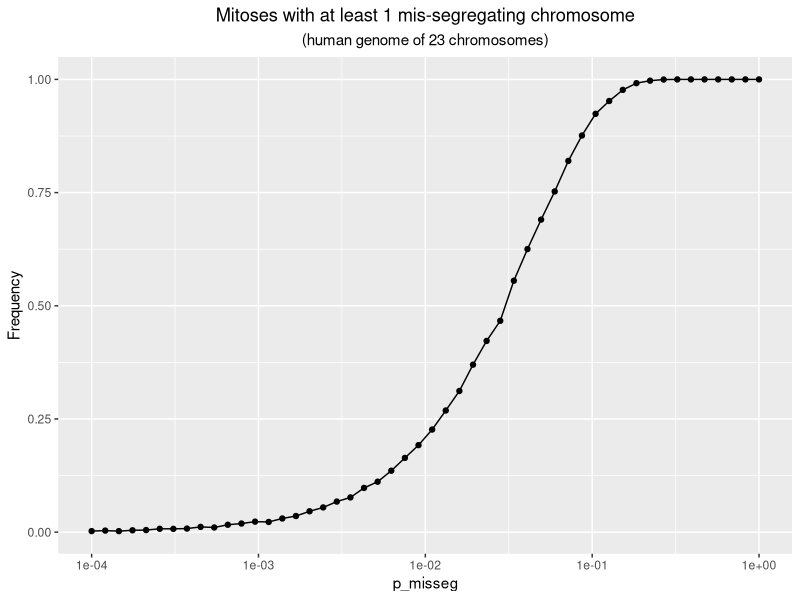
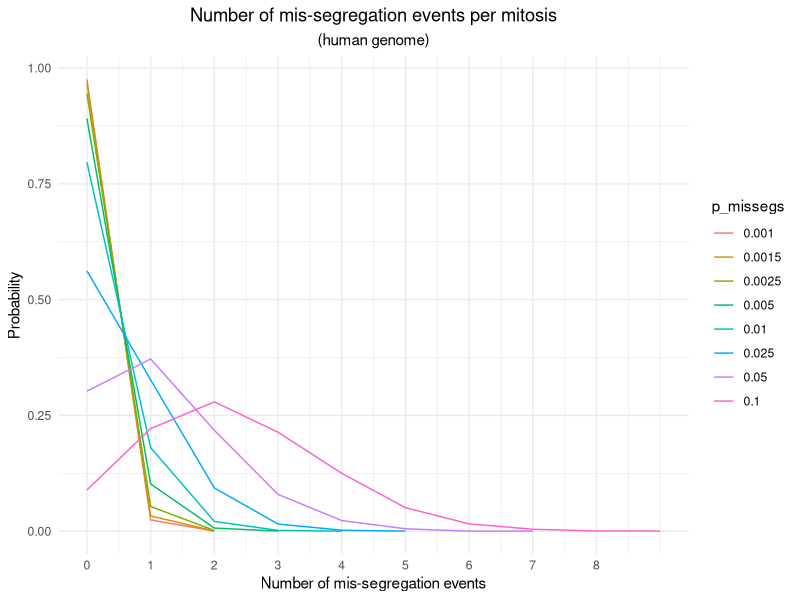

Source code (R) for these figures, in order:
library(ggplot2)
library(dplyr)
library(tidyr)
library(purrr)

# MAGIC VARIABLES
N_CHROM <-  23 # human chromosome count
REPEATS <- 10000

# sets the wd to the node directory, otherwise plot saving doesn't work
TMP_DIR <- Sys.getenv("TMPDIR")
setwd(TMP_DIR)

# creates dir to store our figures in later
plot_dir <- file.path(
  TMP_DIR,
  "plots"
)
output_dir <- file.path(
  TMP_DIR,
  "results"
)

if (!dir.exists(plot_dir)){
  dir.create(plot_dir, recursive = TRUE)
}

if (!dir.exists(output_dir)){
  dir.create(output_dir, recursive = TRUE)
}

# function to test how many chromosomes missegregated
test_misseg_count <- function(p_misseg, N_CHROM = 23){
  misseg_count <- sum(runif(N_CHROM, 0, 1) < p_misseg)
  return(misseg_count)
}

# function to test whether a chromosome missegregated
test_misseg <- function(p_misseg, N_CHROM = 23){
  misseg_count <- sum(runif(N_CHROM, 0, 1) < p_misseg)
  if (misseg_count > 0){
    return(TRUE)
  }else{
    return(FALSE)
  }
}

# Figure S4c
# generate series of pMisseg values
pMissegs <- 10^seq(-4, 0, length.out = 50)

# dataframe for later plotting
plot_frame <- data.frame(
  p_misseg = pMissegs,
  prob_1_misseg = NA
)

# gets the misseg probability for all p_misseg values
for (i in 1:nrow(plot_frame)){
  row <- plot_frame[i, ]
  # nasty 1 liner, checks what probability there is of at least 1 misseg
  row$prob_1_misseg <- sum(unlist(lapply(rep(row$p_misseg, REPEATS), test_misseg))) / REPEATS
  plot_frame[i, ] <- row
}

# makes the actual plot
p1 <- ggplot(plot_frame, aes(x = p_misseg, y = prob_1_misseg)) +
  geom_point() +
  geom_line() +
  scale_x_continuous(trans = "log10", breaks = c(1e-4, 1e-3, 1e-2, 1e-1, 1)) +
  coord_cartesian(xlim = c(min(pMissegs), max(pMissegs))) +
  labs(x = "p_misseg", y = "Frequency", title ="Mitoses with at least 1 mis-segregating chromosome",
       subtitle = "(human genome of 23 chromosomes)") +
  theme(plot.title = element_text(hjust = 0.5),
        plot.subtitle = element_text(hjust = 0.5))

ggsave(
  filename = file.path(
    plot_dir,
    "mitosis_with_misseg.pdf"
  ),
  plot = p1
)

# define the probability values for missegregation
p_misseg_vals <- c(0.1, 0.05, 0.025, 0.01, 0.005, 0.0025, 0.0015, 0.001)

# create the plot frame
plot_frame <- data.frame(
  p_missegs = rep(p_misseg_vals, each = REPEATS)
)

# map the misseg count for each probability value
plot_frame$n_missegs <- map_int(plot_frame$p_missegs, ~ test_misseg_count(.x))

# summarize the frequency of missegregation counts
frequency_data <- plot_frame %>%
  group_by(p_missegs, n_missegs) %>%
  summarise(frequency = n(), .groups = 'drop')

# ensure p_missegs is treated as a factor
frequency_data$p_missegs <- factor(frequency_data$p_missegs, levels = unique(frequency_data$p_missegs))

# plot the data
p2 <- ggplot(frequency_data, aes(x = n_missegs, y = frequency / REPEATS, color = p_missegs, group = p_missegs)) +
  geom_line() +
  labs(
    title = "Number of mis-segregation events per mitosis",
    subtitle = "(human genome)",
    x = "Number of mis-segregation events",
    y = "Probability",
    color = "p_missegs") +
    scale_x_continuous(breaks = 0:8, limits = c(0, 9)) +
  theme_minimal() +
  theme(plot.title = element_text(hjust = 0.5),
        plot.subtitle = element_text(hjust = 0.5))

ggsave(
  filename = file.path(
    plot_dir,
    "missegs_per_mitosis.pdf"
  ),
  plot = p2
)
